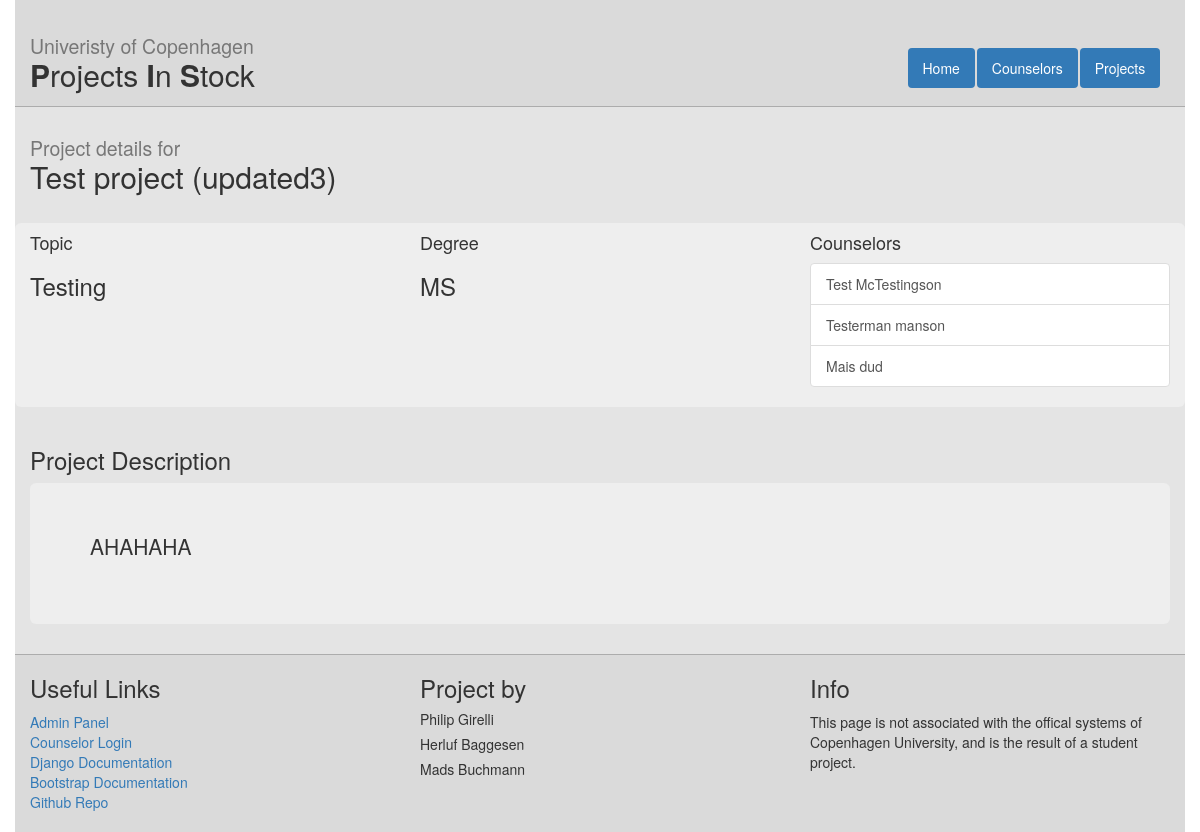
/projects/1/, run on the app's committed database.
### web/models.py (models this page shows, shortened)
class Project(models.Model):
    title = models.CharField(max_length = 120) #120 is up for discussion
    description = models.TextField()
    timestamp = models.DateTimeField(auto_now = False, auto_now_add = True)
    degree_choices = (('BSc','Bachelor'),('MS','Masters'))
    degree = models.CharField(max_length = 5, choices = degree_choices, default='BSc')
    topic = models.CharField(max_length = 120) #120 is up for discussion

class Counselor(models.Model):
    readonly_fields=('account_id',)
    name = models.CharField(max_length=255)
    email = models.EmailField()
    study_area = models.CharField(max_length=255)
    office = models.CharField(max_length=255)
    projects = models.ManyToManyField(Project)
    account_id = models.IntegerField(default=-1)

### web/views.py (the view)
# urls.py: url(r'^projects/(?P<project_id>[0-9]+)/$', views.project_detail, name='project_detail'),
def project_detail(request, project_id):
    proj = get_object_or_404(Project, id=project_id)
    context = {
        'project': proj
    }
    return render(request, 'web/project_detail.html', context)

### web/templates/web/project_detail.html
{%extends "web/master.html" %}
{% block content%}
  <h2><small>Project details for</small> <br />{{ project.title }}</h2>
<br />
  <div class="row info-box">
  <div class="col-md-4">
    <h4>Topic</h4>
    <h3>{{ project.topic }}</h3>
  </div>
  <div class="col-md-4">
    <h4>Degree</h4>
    <h3>{{ project.degree }}</h3>
  </div>
  <div class="col-md-4">
    <h4>Counselors</h4>
      <div class="list-group">
      {% for c in project.counselor_set.all %}
        <a class="list-group-item" href="{% url 'counselor_detail' c.id %}">{{ c.name }}</a>
      {% endfor %}
    </div>
  </div>
  </div>
  <br />
  <h3>Project Description</h3>
  <div class="jumbotron">
  <p>{{ project.description }}</p>
  </div>
{%endblock%}

### web/static/web/style.css (style rules this page uses)
html, body { height : 100%; }
.info-box { background-color : #eee; border-radius: 6px; }

### data on the page
Project: title "Test project (updated3)", topic "Testing", degree "MS", description "AHAHAHA"
Counselor: name "Test McTestingson"
Counselor: name "Testerman manson"
Counselor: name "Mais dud"
